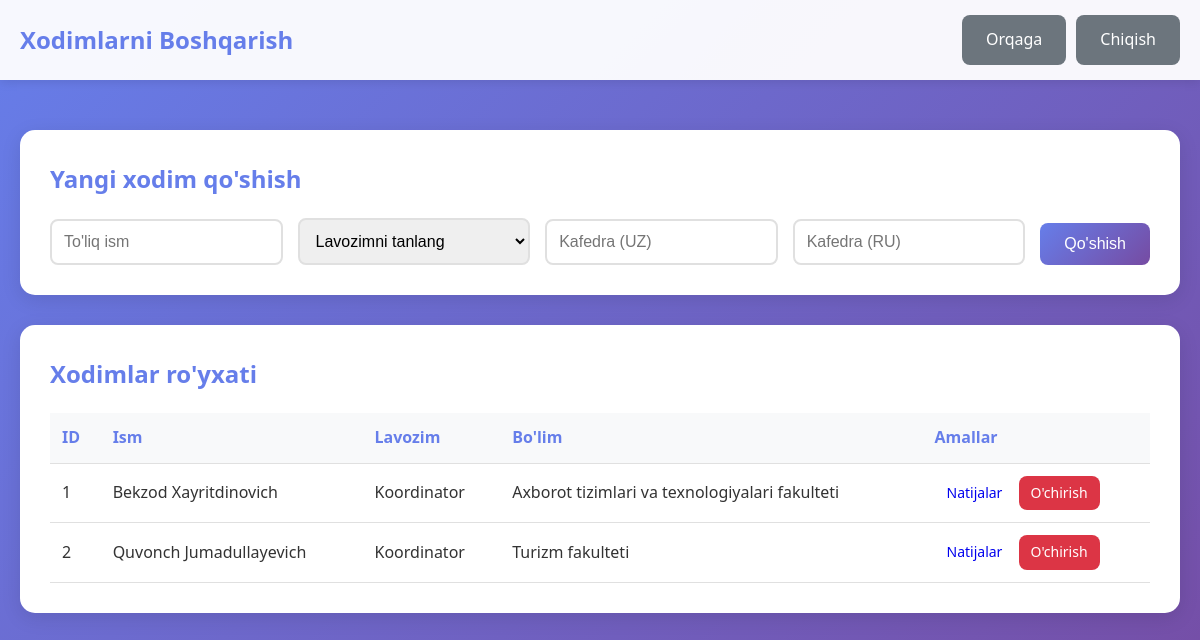
Page /admin/employees.php (signed in) on the committed database.
### tables this page shows
CREATE TABLE employees (
    id INT PRIMARY KEY AUTO_INCREMENT,
    full_name VARCHAR(100) NOT NULL,
    position ENUM('teacher', 'dean', 'coordinator') NOT NULL,
    department_uz VARCHAR(100) NULL COMMENT 'Kafedra nomi (Uzbek)',
    department_ru VARCHAR(100) NULL COMMENT 'Kafedra nomi (Russian)',
    created_at TIMESTAMP DEFAULT CURRENT_TIMESTAMP
);

### includes/functions.php (called while the page is built, shortened)
<?php
function getPositionName($position) {
    $positions = [
        'teacher' => 'O\'qituvchi',
        'dean' => 'Dekan',
        'coordinator' => 'Koordinator'
    ];
    return $positions[$position] ?? $position;
}
?>

### admin/employees.php (the view, shortened to what this page needs)
<?php
require_once '../includes/functions.php';
$conn = getDBConnection();
$employees_query = "SELECT id, full_name, position, department_uz, department_ru FROM employees ORDER BY position, full_name";
$employees_result = $conn->query($employees_query);
$employees = $employees_result->fetchAll();
?>
<!DOCTYPE html>
<html lang="uz">
<head>
    <link rel="stylesheet" href="../assets/css/style.css">
</head>
<body>
    <div class="header">
        <div class="container">
            <h1>Xodimlarni Boshqarish</h1>
            <div class="user-info">
                <a href="dashboard.php" class="btn btn-secondary">Orqaga</a>
                <a href="../logout.php" class="btn btn-secondary">Chiqish</a>
            </div>
        </div>
    </div>
    <div class="container">
        <div class="admin-section">
            <h2>Yangi xodim qo'shish</h2>
            <form method="POST" class="form-inline">
                <div class="form-group">
                    <input type="text" name="full_name" placeholder="To'liq ism" required>
                </div>
                <div class="form-group">
                    <select name="position" required>
                        <option value="">Lavozimni tanlang</option>
                    </select>
                </div>
                <div class="form-group">
                    <input type="text" name="department_uz" placeholder="Kafedra (UZ)">
                </div>
                <div class="form-group">
                    <input type="text" name="department_ru" placeholder="Kafedra (RU)">
                </div>
                <button type="submit" class="btn btn-primary">Qo'shish</button>
            </form>
        </div>
        <div class="admin-section">
            <h2>Xodimlar ro'yxati</h2>
            <?php if (count($employees) > 0): ?>
                <table class="data-table">
                    <thead>
                        <tr>
                            <th>ID</th>
                            <th>Ism</th>
                            <th>Lavozim</th>
                            <th>Bo'lim</th>
                            <th>Amallar</th>
                        </tr>
                    </thead>
                    <tbody>
                        <?php foreach ($employees as $employee): ?>
                            <tr>
                                <td><?php echo $employee['id']; ?></td>
                                <td><?php echo htmlspecialchars($employee['full_name']); ?></td>
                                <td><?php echo getPositionName($employee['position']); ?></td>
                                <td><?php echo htmlspecialchars($employee['department_uz'] ?? '-'); ?></td>
                                <td>
                                    <a href="employee_results.php?id=<?php echo $employee['id']; ?>" class="btn btn-small">Natijalar</a>
                                    <a href="?delete=<?php echo $employee['id']; ?>" class="btn btn-small btn-danger" onclick="return confirm('Rostdan o\'chirmoqchimisiz?')">O'chirish</a>
                                </td>
                            </tr>
                        <?php endforeach; ?>
                    </tbody>
                </table>
            <?php else: ?>
                <div class="alert alert-info">Hozircha xodimlar ro'yxati bo'sh.</div>
            <?php endif; ?>
        </div>
    </div>
</body>
</html>

### assets/css/style.css (style rules this page uses)
* { margin: 0; padding: 0; box-sizing: border-box; }
body { font-family: "Segoe UI", Tahoma, Geneva, Verdana, sans-serif; background: linear-gradient(135deg, #667eea 0%, #764ba2 100%); min-height: 100vh; color: #333; line-height: 1.6; }
.container { max-width: 1200px; margin: 0 auto; padding: 20px; }
.header { background: rgba(255, 255, 255, 0.95); box-shadow: 0 2px 10px rgba(0, 0, 0, 0.1); margin-bottom: 30px; }
.header .container { display: flex; justify-content: space-between; align-items: center; padding: 15px 20px; }
.header h1 { color: #667eea; font-size: 24px; }
.user-info { display: flex; gap: 10px; align-items: center; }
.form-group { margin-bottom: 20px; }
.form-group input[type="text"], .form-group input[type="password"], .form-group select, .form-group textarea { width: 100%; padding: 12px; border: 2px solid #e0e0e0; border-radius: 8px; font-size: 16px; transition: border-color 0.3s; }
.btn { padding: 12px 24px; border: none; border-radius: 8px; font-size: 16px; cursor: pointer; text-decoration: none; display: inline-block; transition: all 0.3s; font-weight: 500; }
.btn-primary { background: linear-gradient(135deg, #667eea 0%, #764ba2 100%); color: white; }
.btn-secondary { background: #6c757d; color: white; }
.btn-small { padding: 6px 12px; font-size: 14px; }
.btn-danger { background: #dc3545; color: white; }
.admin-section { background: white; border-radius: 15px; padding: 30px; margin-bottom: 30px; box-shadow: 0 5px 20px rgba(0, 0, 0, 0.1); }
.admin-section h2 { color: #667eea; margin-bottom: 20px; }
.data-table { width: 100%; border-collapse: collapse; margin-top: 20px; }
.data-table th, .data-table td { padding: 12px; text-align: left; border-bottom: 1px solid #e0e0e0; }
.data-table th { background: #f8f9fa; color: #667eea; font-weight: 600; }
.form-inline { display: flex; gap: 15px; flex-wrap: wrap; align-items: flex-end; }
.form-inline .form-group { flex: 1; min-width: 200px; margin-bottom: 0; }

### rows in the picture
employees: id "1", full_name "Bekzod Xayritdinovich", position "Koordinator", department_uz "Axborot tizimlari va texnologiyalari fakulteti"
employees: id "2", full_name "Quvonch Jumadullayevich", position "Koordinator", department_uz "Turizm fakulteti"
